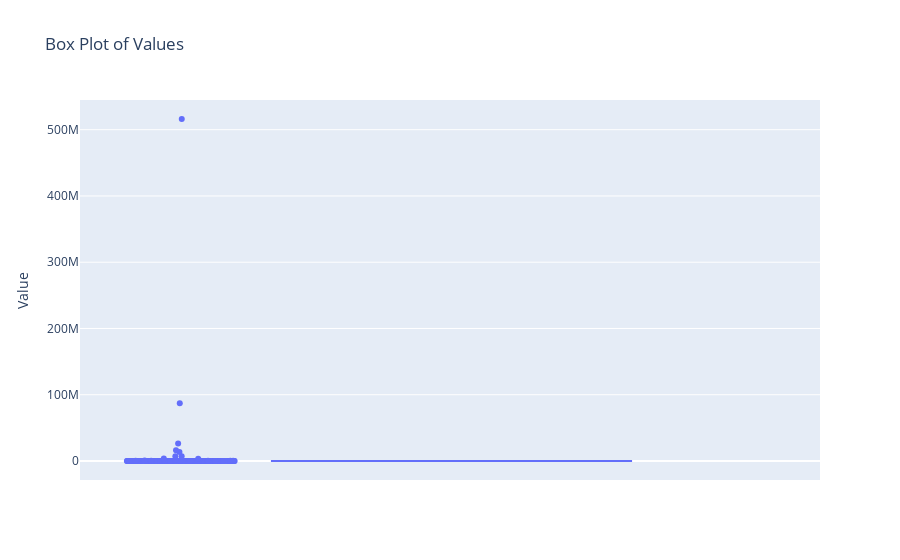

Notebook source saved alongside this figure:
### Markdown cell above
```python
# Create a box plot for the 'Value' column using Plotly
import plotly.express as px

fig = px.box(data, y='Value', title='Box Plot of Values', points="all")

# Add hover information
fig.update_traces(hovertemplate='Value: %{y}<extra></extra>')

# Show the plot
fig.show()

### Code cell
# Create a box plot for the 'Value' column using Plotly
fig = px.box(data, y='Value', title='Box Plot of Values', points="all")

# Add hover information
fig.update_traces(hovertemplate='Value: %{y}<extra></extra>')

# Show the plot
fig.show()

### Figure 1 — Plotly figure (JSON) as saved in the notebook; plotly's stock layout.template omitted (floating-point values rounded to 4 significant figures; data arrays with more than 128 entries replaced by an {"elided": "..."} marker saying what was removed)
{"data": [{"alignmentgroup": "True", "boxpoints": "all", "hovertemplate": "Value: %{y}<extra></extra>", "legendgroup": "", "marker": {"color": "#636efa"}, "name": "", "notched": false, "offsetgroup": "", "orientation": "v", "showlegend": false, "type": "box", "x0": " ", "xaxis": "x", "y": {"elided": "197 float values"}, "y0": " ", "yaxis": "y"}], "layout": {"boxmode": "group", "legend": {"tracegroupgap": 0}, "title": {"text": "Box Plot of Values"}, "xaxis": {"anchor": "y", "domain": [0, 1]}, "yaxis": {"anchor": "x", "domain": [0, 1], "title": {"text": "Value"}}}}
